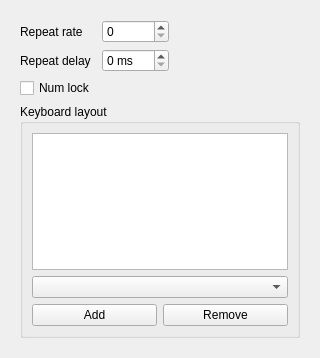
<?xml version="1.0" encoding="UTF-8"?>
<ui version="4.0">
 <class>pageKeyboard</class>
 <widget class="QWidget" name="pageKeyboard">
  <layout class="QVBoxLayout" name="verticalLayout">
   <item>
    <widget class="QScrollArea" name="scrollArea">
     <property name="frameShape">
      <enum>QFrame::Shape::NoFrame</enum>
     </property>
     <property name="widgetResizable">
      <bool>true</bool>
     </property>
     <widget class="QWidget" name="scrollAreaWidgetContents">
      <layout class="QVBoxLayout" name="main_layout">
       <item>
        <layout class="QGridLayout" name="other_settings">
         <item row="0" column="0">
          <widget class="QLabel" name="label">
           <property name="text">
            <string>Repeat rate</string>
           </property>
          </widget>
         </item>
         <item row="0" column="1">
          <widget class="QSpinBox" name="repeatRate"/>
         </item>
         <item row="0" column="2">
          <spacer name="horizontalSpacer">
           <property name="orientation">
            <enum>Qt::Orientation::Horizontal</enum>
           </property>
           <property name="sizeHint" stdset="0">
            <size>
             <width>40</width>
             <height>20</height>
            </size>
           </property>
          </spacer>
         </item>
         <item row="1" column="0">
          <widget class="QLabel" name="label_2">
           <property name="text">
            <string>Repeat delay</string>
           </property>
          </widget>
         </item>
         <item row="1" column="1">
          <widget class="QSpinBox" name="repeatDelay">
           <property name="enabled">
            <bool>true</bool>
           </property>
           <property name="suffix">
            <string> ms</string>
           </property>
           <property name="maximum">
            <number>999</number>
           </property>
          </widget>
         </item>
         <item row="1" column="2">
          <spacer name="horizontalSpacer_2">
           <property name="orientation">
            <enum>Qt::Orientation::Horizontal</enum>
           </property>
           <property name="sizeHint" stdset="0">
            <size>
             <width>40</width>
             <height>20</height>
            </size>
           </property>
          </spacer>
         </item>
         <item row="2" column="0">
          <widget class="QCheckBox" name="numlock">
           <property name="text">
            <string>Num lock</string>
           </property>
          </widget>
         </item>
        </layout>
       </item>
       <item>
        <widget class="QGroupBox" name="groupBox_keyboardLayout">
         <property name="title">
          <string>Keyboard layout</string>
         </property>
         <layout class="QGridLayout" name="gridLayout_2">
          <item row="0" column="0" colspan="2">
           <widget class="QListView" name="layoutView"/>
          </item>
          <item row="1" column="0" colspan="2">
           <widget class="QComboBox" name="layoutCombo"/>
          </item>
          <item row="2" column="0">
           <widget class="QPushButton" name="layoutAdd">
            <property name="text">
             <string>Add</string>
            </property>
           </widget>
          </item>
          <item row="2" column="1">
           <widget class="QPushButton" name="layoutRemove">
            <property name="text">
             <string>Remove</string>
            </property>
           </widget>
          </item>
         </layout>
        </widget>
       </item>
       <item>
        <spacer name="bottomSpacer">
         <property name="orientation">
          <enum>Qt::Orientation::Vertical</enum>
         </property>
         <property name="sizeHint" stdset="0">
          <size>
           <width>0</width>
           <height>0</height>
          </size>
         </property>
        </spacer>
       </item>
      </layout>
     </widget>
    </widget>
   </item>
  </layout>
 </widget>
 <resources/>
 <connections/>
</ui>
